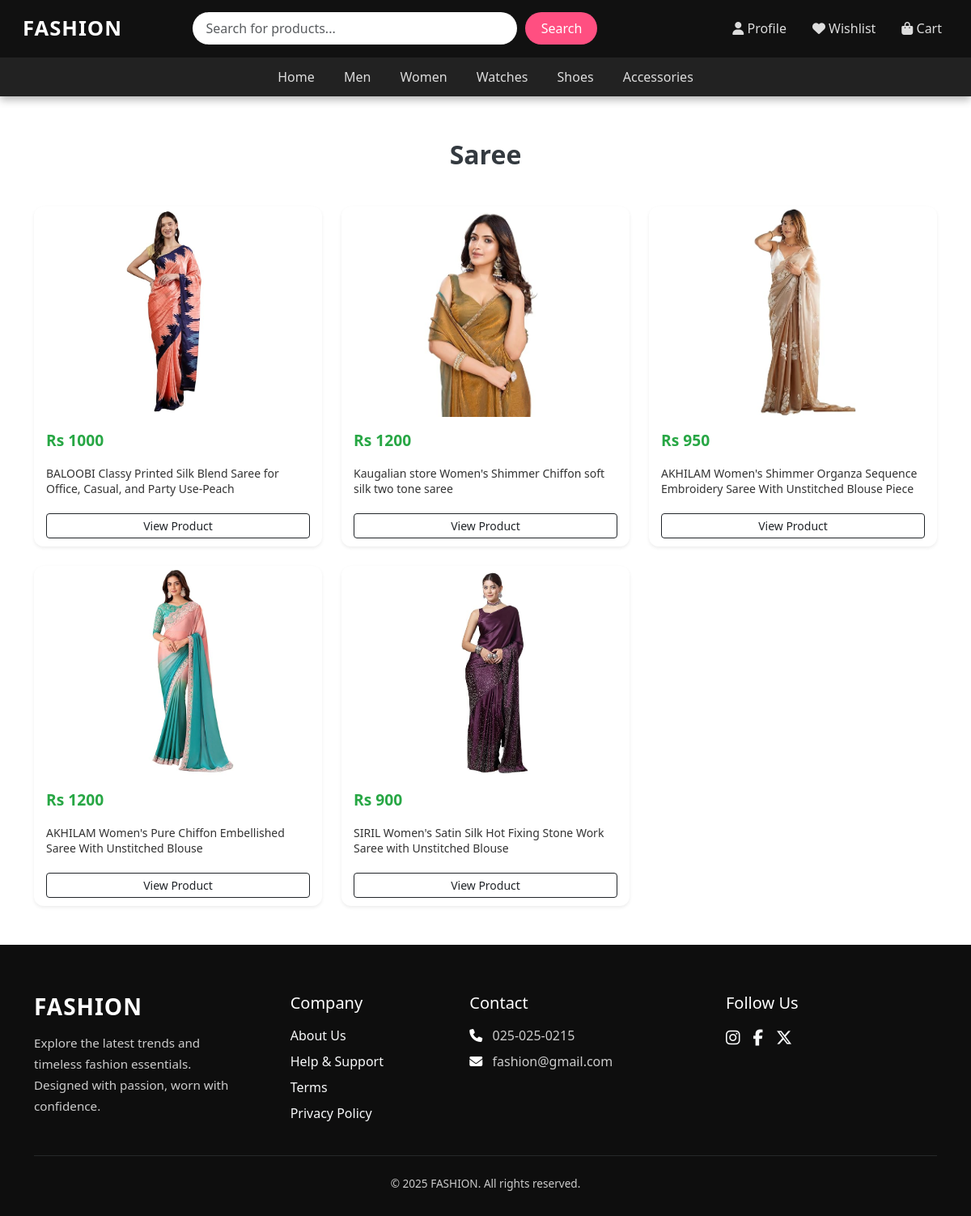
Page /sareew on the committed database.
### clothes/models.py (models this page shows)
class clothes(models.Model):
    clothname = models.CharField(max_length=100)
    clothprice = models.IntegerField()
    clothescat = models.CharField(choices=category,max_length=200)
    clothesdesc = models.TextField()
    clothimg = models.ImageField()
    clothsize = models.CharField(max_length=100,default=[],null=True)

### clothes/views.py (the view)
# urls.py: path('sareew', views.sareew),
def sareew(req):
    db = clothes.objects.filter(clothescat='sareesw').values()
    cd = list(db)
    return render(req, 'sareew.html', context={'data': cd})

### clothes/templates/sareew.html (shortened to what this page needs)
{% load static %}
<!DOCTYPE html>
<html lang="en">
<head>
    <link href="https://cdn.jsdelivr.net/npm/bootstrap@5.3.3/dist/css/bootstrap.min.css" rel="stylesheet">
    <link rel="stylesheet" href="https://cdnjs.cloudflare.com/ajax/libs/font-awesome/6.6.0/css/all.min.css" />
    <link rel="stylesheet" href={% static 'styles.css' %}>
</head>
<body>
   <div class="navbar-container">
  <nav class="navbar navbar-expand-lg navbar-dark">
    <div class="container-fluid">
      <a class="navbar-brand" href="#">FASHION</a>
      <div class="collapse navbar-collapse justify-content-between" id="navbarResponsive">
        <div class="search-wrapper d-flex align-items-center mt-2 mt-lg-0">
          <input class="form-control search-input" id="search" placeholder="Search for products..." />
          <button class="btn search-btn" id="searchbutton">Search</button>
        </div>
        <ul class="navbar-nav ms-auto mt-3 mt-lg-0">
          <li class="nav-item">
            <a class="nav-link" href="/users"><i class="fa-solid fa-user"></i> Profile</a>
          </li>
          <li class="nav-item">
            <a class="nav-link" href="/like"><i class="fa-solid fa-heart"></i> Wishlist</a>
          </li>
          <li class="nav-item">
            <a class="nav-link" href="/carts"><i class="fa-solid fa-bag-shopping"></i> Cart</a>
          </li>
        </ul>
      </div>
    </div>
  </nav>
  <div class="categories-bar px-2 " style="text-align:center">
    <a href="/">Home</a>
    <a href="/mencollection">Men</a>
    <a href="/womencollection">Women</a>
    <a href="/watchcoll">Watches</a>
    <a href="/shoescoll">Shoes</a>
    <a href="/accessoires">Accessories</a>
  </div>
</div>
      <div class="container py-5">
        <div class="store-header">Saree</div>
        <div class="row g-4">
          {% for i in data %}
          <div class="col-lg-4 col-md-6 col-sm-12">
            <div class="product-card shadow-sm">
              <div class="image-wrapper">
                <img src="{% static 'clothimg/' %}{{ i.clothimg }}" alt="Product" class="product-image">
              </div>
              <div class="card-body">
                <div class="d-flex justify-content-between align-items-center mb-2">
                  <span class="product-price">Rs {{i.clothprice}}</span>
                </div>
                <p class="product-title">
                  {{ i.clothname }}
                </p>
                <a href="productshow/{{i.id}}" class="btn btn-outline-dark btn-sm mt-2 w-100">View Product</a>
              </div>
            </div>
          </div>
          {% endfor %}
        </div>
      </div>
<footer style="background-color: #0e0e0e; color: #ccc; padding: 60px 20px 30px;">
  <div class="container">
    <div class="row gy-4 justify-content-between text-center text-lg-start">
      <div class="col-12 col-md-6 col-lg-3">
        <h3 class="text-white fw-bold mb-3" style="letter-spacing: 1px;">FASHION</h3>
        <p style="font-size: 0.95rem; line-height: 1.7;">
          Explore the latest trends and timeless fashion essentials. Designed with passion, worn with confidence.
        </p>
      </div>
      <div class="col-6 col-md-3 col-lg-2">
        <h5 class="text-white mb-3">Company</h5>
        <ul class="list-unstyled">
          <li><a href="about" class="text-decoration-none text-light d-block mb-2">About Us</a></li>
          <li><a href="help" class="text-decoration-none text-light d-block mb-2">Help & Support</a></li>
          <li><a href="term" class="text-decoration-none text-light d-block mb-2">Terms</a></li>
          <li><a href="privacy" class="text-decoration-none text-light d-block mb-2">Privacy Policy</a></li>
        </ul>
      </div>
      <div class="col-6 col-md-3 col-lg-3">
        <h5 class="text-white mb-3">Contact</h5>
        <p class="mb-2"><i class="fa-solid fa-phone me-2 text-white"></i> 025-025-0215</p>
        <p><i class="fa-solid fa-envelope me-2 text-white"></i> fashion@gmail.com</p>
      </div>
      <div class="col-12 col-md-6 col-lg-3">
        <h5 class="text-white mb-3">Follow Us</h5>
        <div class="d-flex gap-3 justify-content-center justify-content-lg-start">
          <a href="https://www.instagram.com" class="text-light fs-5"><i class="fab fa-instagram"></i></a>
          <a href="https://www.facebook.com" class="text-light fs-5"><i class="fab fa-facebook-f"></i></a>
          <a href="https://x.com/login" class="text-light fs-5"><i class="fab fa-x-twitter"></i></a>
        </div>
      </div>
    </div>
    <hr class="border-secondary my-4">
    <div class="text-center" style="font-size: 0.85rem;">&copy; 2025 FASHION. All rights reserved.</div>
  </div>
</footer>
</body>
</html>

### clothes/static/styles.css (style rules this page uses)
* { padding: 0; margin: 0; }
a { text-decoration: none; color: black; }
a { text-decoration: none; }
.product-card { height: 420px; background-color: #fff; border-radius: 12px; overflow: hidden; display: flex; flex-direction: column; transition: transform 0.3s ease, box-shadow 0.3s ease; box-shadow: 0 4px 12px rgba(0, 0, 0, 0.05); }
.image-wrapper { height: 260px; width: 100%; overflow: hidden; flex-shrink: 0; }
.product-image { width: 100%; height: 100%; object-fit: contain; display: block; }
.card-body { padding: 15px; display: flex; flex-direction: column; flex: 1; justify-content: space-between; }
.product-price { font-size: 1.2rem; color: #28a745; font-weight: 600; margin-bottom: 8px; }
.product-title { font-size: 14px; color: #333; line-height: 1.4; height: 2.8em; overflow: hidden; text-overflow: ellipsis; margin-bottom: 12px; }
.store-header { font-size: 2rem; font-weight: bold; text-align: center; margin-bottom: 40px; color: #343a40; }
.navbar-container { background-color: #111; color: #fff; position: sticky; top: 0; z-index: 1000; box-shadow: 0 4px 10px rgba(0,0,0,0.3); }
.navbar { padding: 0.7rem 1rem; }
.navbar-brand { font-size: 1.6rem; font-weight: bold; color: #fff; letter-spacing: 1px; }
.nav-link { color: #ddd !important; font-weight: 500; margin-left: 1rem; }
.search-wrapper { width: 100%; max-width: 500px; margin: auto; }
.search-input { width: 100%; border-radius: 50px; border: none; padding: 0.5rem 1rem; outline: none; background: #fff; color: #333; }
.search-btn { margin-left: 10px; border-radius: 50px; background: #ff4f81; color: white; border: none; padding: 0.5rem 1.2rem; }
.categories-bar { background-color: #222; overflow-x: auto; white-space: nowrap; }
.categories-bar a { display: inline-block; color: #ddd; padding: 0.75rem 1rem; text-decoration: none; font-weight: 500; transition: all 0.2s ease; }

### rows in the picture
clothes: clothimg (picture), clothprice "1000", clothname "BALOOBI Classy Printed Silk Blend Saree for Office, Casual, and Party Use-Peach"
clothes: clothimg (picture), clothprice "1200", clothname "Kaugalian store Women's Shimmer Chiffon soft silk two tone saree"
clothes: clothimg (picture), clothprice "950", clothname "AKHILAM Women's Shimmer Organza Sequence Embroidery Saree With Unstitched Blouse Piece"
clothes: clothimg (picture), clothprice "1200", clothname "AKHILAM Women's Pure Chiffon Embellished Saree With Unstitched Blouse"
clothes: clothimg (picture), clothprice "900", clothname "SIRIL Women's Satin Silk Hot Fixing Stone Work Saree with Unstitched Blouse"
